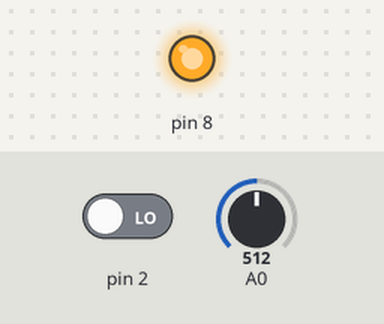
The sketch below on a simulated Arduino Uno, built with avr-gcc and run on an emulated ATmega328P. Shown: output pins drawn as LEDs (lit = HIGH). The inputs (shaded band) are chosen by the test bench; at power-on: A0 = 512, pin 2 LOW. What the sketch prints to the serial monitor is not drawn.

Above: at 1.2 s.
1.3 s: A0 set to 501
At 2.2 s:
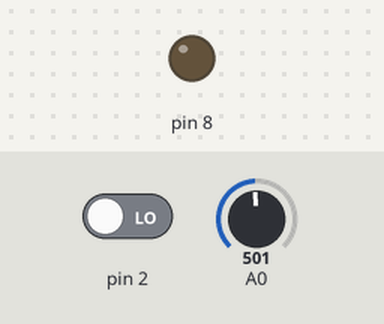
2.8 s: A0 set to 716
At 3.5 s:
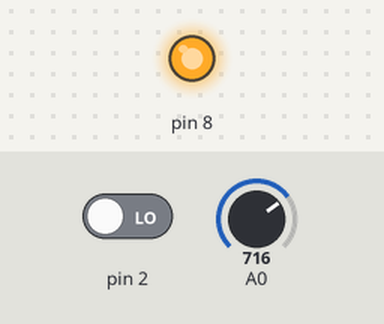
4.3 s: A0 set to 511
At 4.7 s:
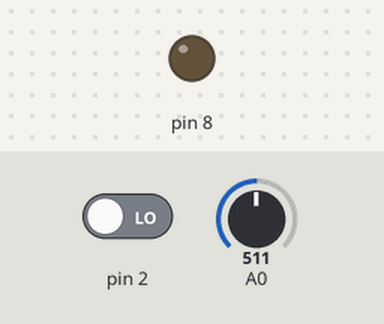
Timing chart, 0 to 7.3 s (numbered marks = the images above; inputs shaded):
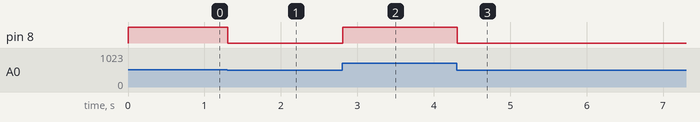

The sketch:

Test.ino
```cpp
void setup(){
  Serial.begin(9600);
}
void loop(){
  int niv = analogRead(A0)/4;
  int digital = digitalRead(2);
  analogWrite(8, niv);
  Serial.println(digital);
  delay(100);
}
```

Measured:
- the behaviour switches between 512 and 511 on A0 (found by bisection; images 0 and 1)
- after the input at 1.3 s, pin 8: HIGH → LOW at once
- after the input at 2.8 s, pin 8: LOW → HIGH at once
- after the input at 4.3 s, pin 8: HIGH → LOW at once
